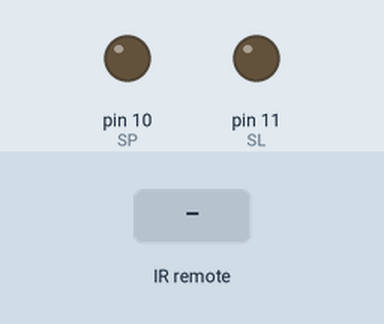
Recording of a sketch running on a simulated Arduino Uno, built with avr-gcc and run on an emulated ATmega328P. Parts: output pins drawn as LEDs (lit = HIGH). Inputs (shaded band) come from the test bench.

Above: at 1.2 s.
1.3 s: infrared code 0xFF18E7 received
At 2.2 s:
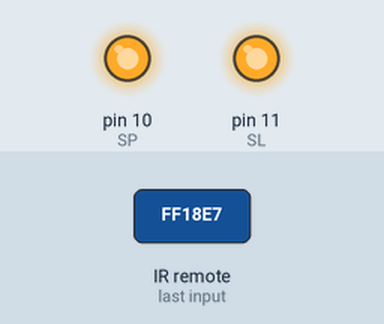
2.8 s: infrared code 0xFF10EF received
At 4.0 s:
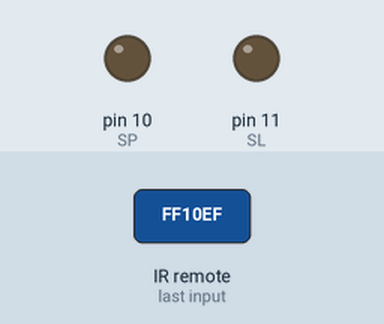
4.4 s: infrared code 0xFF4AB5 received
At 5.6 s:
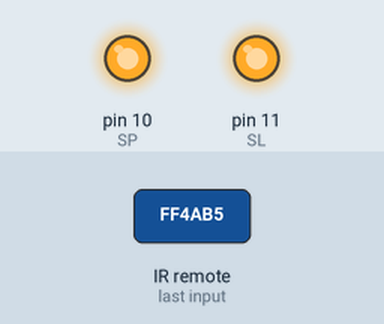
5.9 s: infrared code 0xFF5AA5 received
At 6.4 s:
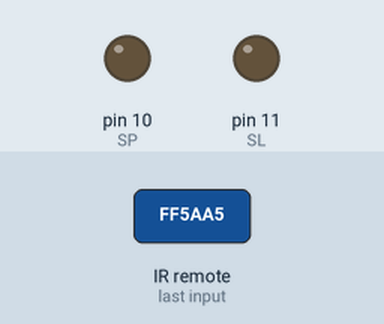
Timing chart, 0 to 8.5 s (numbered marks = the images above; inputs shaded):
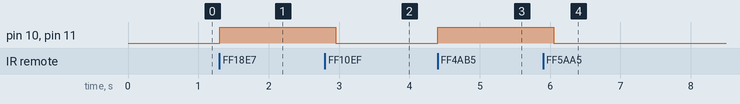

The sketch:

L298P_UK_.ino
```cpp
#include <IRremote.h>

#define SP    10
#define DP    12
#define SL    11
#define DL    13

IRrecv irrecv(A0); // указываем вывод, к которому подключен приемник
decode_results results;

void setup()
{
  irrecv.enableIRIn(); // запускаем прием
}

void loop()
{

if ( irrecv.decode( &results )) { // если данные пришли
    switch ( results.value ) {
    case 0xFF18E7:
        digitalWrite(DL, HIGH );
        analogWrite(SL, 255);
        digitalWrite(DP, HIGH );
        analogWrite(SP, 255);
        break;
    case 0xFF4AB5:
        digitalWrite(DL, LOW );
        analogWrite(SL, 255);
        digitalWrite(DP, LOW );
        analogWrite(SP, 255);
        break;
    case 0xFF10EF:
        digitalWrite(DL, LOW );
        analogWrite(SL, 255);
        digitalWrite(DP, HIGH );
        analogWrite(SP, 255);
        delay (150);
        digitalWrite(DL, LOW );
        analogWrite(SL, 0);
        digitalWrite(DP, LOW );
        analogWrite(SP, 0);
        break;
    case 0xFF5AA5:
        digitalWrite(DL, HIGH );
        analogWrite(SL, 255);
        digitalWrite(DP, LOW );
        analogWrite(SP, 255);
        delay (150);
        digitalWrite(DL, LOW );
        analogWrite(SL, 0);
        digitalWrite(DP, LOW );
        analogWrite(SP, 0);
        break;
    case 0xFF38C7:
        digitalWrite(DL, LOW );
        analogWrite(SL, 0);
        digitalWrite(DP, LOW );
        analogWrite(SP, 0);
        break;
    }


    irrecv.resume(); // принимаем следующую команду
 }

/* else {
   if ( irrecv.decode( &results )) { // если данные пришли
     return 19;
   }
   else {
     if ( irrecv.decode( &results )) { // если данные пришли
     return 19;
   }
   else {
    if ( irrecv.decode( &results )) { // если данные пришли
     return 19;
   }
   else {
        digitalWrite(DL, HIGH );
        analogWrite(SL, 0);
        digitalWrite(DP, LOW );
        analogWrite(SP, 0);
   }
   }
   }
 }*/
}
```

Measured:
- after the input at 1.3 s, pin 10 (SP), pin 11 (SL): LOW → HIGH at once
- after the input at 2.8 s, pin 10 (SP), pin 11 (SL): HIGH → LOW after 0.15 s
- after the input at 4.4 s, pin 10 (SP), pin 11 (SL): LOW → HIGH at once
- after the input at 5.9 s, pin 10 (SP), pin 11 (SL): HIGH → LOW after 0.15 s
